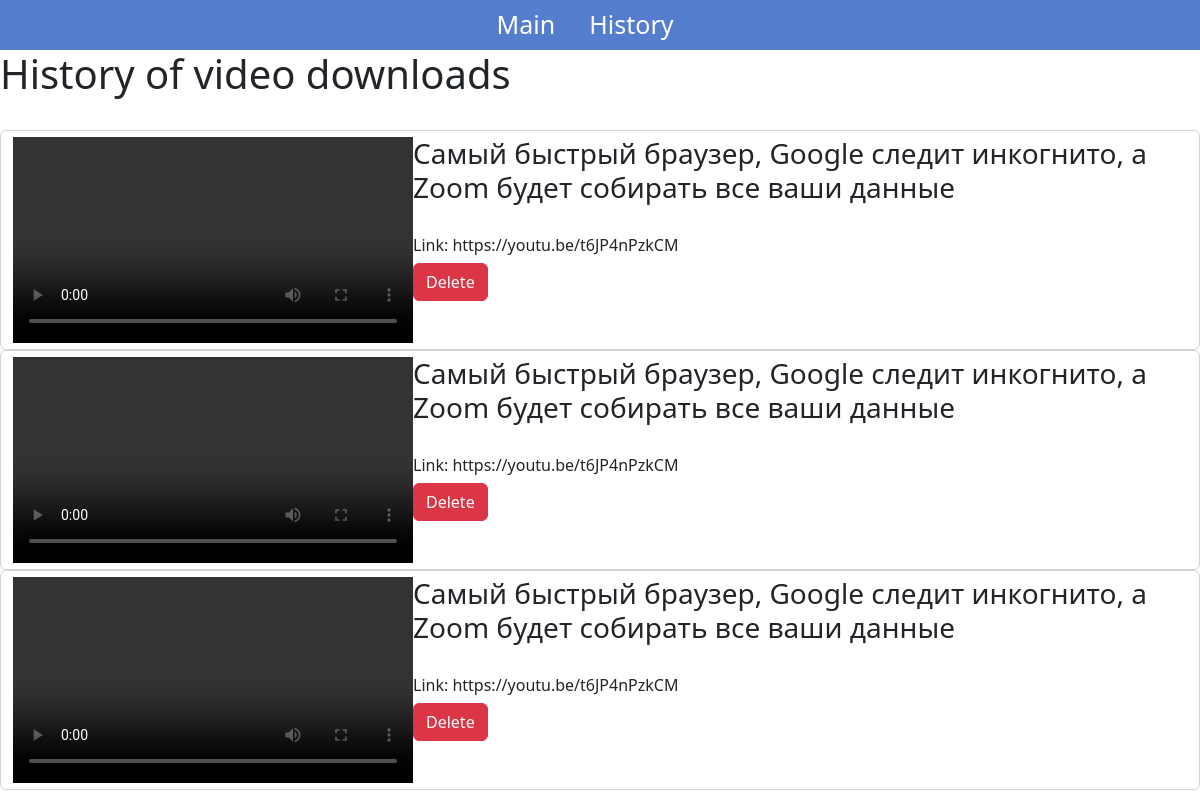
The app's page /6/history/ with its own data.
### main.py (models this page shows, shortened)
class Video(db.Model):
    id = db.Column(db.Integer, primary_key=True)
    title = db.Column(db.String)
    link = db.Column(db.String, nullable=False, unique=True)
    path = db.Column(db.String, nullable=False, unique=True)
    user_id = db.Column(db.Integer, nullable=False)

### main.py (the view)
@app.route("/<int:id>/history/")
def history(id):
    videos = Video.query.filter_by(user_id=int(id)).order_by(Video.id).all()
    return render_template("history.html", videos=videos, id=id)

### templates/history.html (shortened to what this page needs)
{% extends 'base.html' %}
{% block content %}
    <div>
        <h1>History of video downloads</h1>
    </div>
    <br>
    {% for video in videos %}
        <div class="video-div form-control">
            <div>
                <video width="400" height="100%" controls>
                    <source src="{{ video.path }}" type="video/mp4">
                    <source src="{{ video.path }}" type="video/mp3">
                </video>
            </div>
            <div>
                <h3>{{ video.title }}</h3><br>
                <h6>Link: {{ video.link }}</h6>
                <a href="{{ url_for('delete_video', id=id, video_id=video.id) }}" class="btn btn-danger">Delete</a>
            </div>
        </div>
    {% endfor %}
{% endblock %}

### static/css/style.css (style rules this page uses)
body { width:100%; height: 100%; }
.video-div { display: flex; flex-direction: row; }

### records on screen
Video: title "Самый быстрый браузер, Google следит инкогнито, а Zoom будет собирать все ваши данные", link "https://youtu.be/t6JP4nPzkCM"
Video: title "Самый быстрый браузер, Google следит инкогнито, а Zoom будет собирать все ваши данные", link "https://youtu.be/t6JP4nPzkCM"
Video: title "Самый быстрый браузер, Google следит инкогнито, а Zoom будет собирать все ваши данные", link "https://youtu.be/t6JP4nPzkCM"
